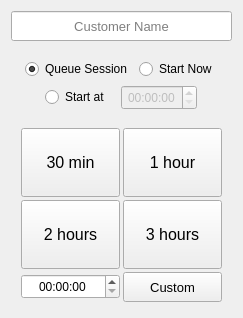
<?xml version="1.0" encoding="UTF-8"?>
<ui version="4.0">
 <class>Form</class>
 <widget class="QWidget" name="Form">
  <property name="geometry">
   <rect>
    <x>0</x>
    <y>0</y>
    <width>243</width>
    <height>318</height>
   </rect>
  </property>
  <property name="windowTitle">
   <string>Create Customer Session</string>
  </property>
  <property name="windowOpacity">
   <double>1.000000000000000</double>
  </property>
  <property name="styleSheet">
   <string notr="true">QWidget {
	font: 10pt &quot;Segoe UI&quot;;
}</string>
  </property>
  <property name="stationID" stdset="0">
   <number>-1</number>
  </property>
  <property name="editID" stdset="0">
   <number>-1</number>
  </property>
  <layout class="QVBoxLayout" stretch="0,0,1">
   <property name="spacing">
    <number>9</number>
   </property>
   <item>
    <widget class="QLineEdit" name="lineEdit_customerName">
     <property name="minimumSize">
      <size>
       <width>0</width>
       <height>30</height>
      </size>
     </property>
     <property name="font">
      <font>
       <family>Segoe UI</family>
       <pointsize>10</pointsize>
       <weight>50</weight>
       <italic>false</italic>
       <bold>false</bold>
      </font>
     </property>
     <property name="alignment">
      <set>Qt::AlignCenter</set>
     </property>
     <property name="placeholderText">
      <string>Customer Name</string>
     </property>
    </widget>
   </item>
   <item alignment="Qt::AlignHCenter|Qt::AlignVCenter">
    <widget class="QFrame" name="frame_mode">
     <property name="sizePolicy">
      <sizepolicy hsizetype="Preferred" vsizetype="Maximum">
       <horstretch>0</horstretch>
       <verstretch>0</verstretch>
      </sizepolicy>
     </property>
     <property name="styleSheet">
      <string notr="true">QWidget {
	font: 9pt &quot;Segoe UI&quot;;
}</string>
     </property>
     <layout class="QGridLayout" name="gridLayout_2">
      <item row="0" column="2" rowspan="2">
       <widget class="QRadioButton" name="radioButton_now">
        <property name="text">
         <string>Start Now</string>
        </property>
       </widget>
      </item>
      <item row="0" column="0" rowspan="2" colspan="2">
       <widget class="QRadioButton" name="radioButton_append">
        <property name="styleSheet">
         <string notr="true"/>
        </property>
        <property name="text">
         <string>Queue Session</string>
        </property>
        <property name="checked">
         <bool>true</bool>
        </property>
       </widget>
      </item>
      <item row="2" column="0" colspan="3">
       <layout class="QHBoxLayout" name="horizontalLayout">
        <property name="spacing">
         <number>0</number>
        </property>
        <property name="leftMargin">
         <number>20</number>
        </property>
        <property name="rightMargin">
         <number>20</number>
        </property>
        <item>
         <widget class="QRadioButton" name="radioButton_startAt">
          <property name="minimumSize">
           <size>
            <width>0</width>
            <height>0</height>
           </size>
          </property>
          <property name="text">
           <string>Start at</string>
          </property>
         </widget>
        </item>
        <item>
         <widget class="QTimeEdit" name="timeEdit_startAt">
          <property name="enabled">
           <bool>false</bool>
          </property>
          <property name="minimumSize">
           <size>
            <width>0</width>
            <height>25</height>
           </size>
          </property>
          <property name="alignment">
           <set>Qt::AlignCenter</set>
          </property>
         </widget>
        </item>
       </layout>
      </item>
     </layout>
    </widget>
   </item>
   <item>
    <widget class="QFrame" name="frame_duration">
     <property name="styleSheet">
      <string notr="true">QWidget {
	font: 12pt &quot;Segoe UI&quot;;
}</string>
     </property>
     <layout class="QGridLayout" name="gridLayout">
      <property name="leftMargin">
       <number>10</number>
      </property>
      <property name="topMargin">
       <number>0</number>
      </property>
      <property name="rightMargin">
       <number>10</number>
      </property>
      <property name="bottomMargin">
       <number>5</number>
      </property>
      <property name="spacing">
       <number>3</number>
      </property>
      <item row="1" column="0">
       <widget class="QPushButton" name="pushButton_2h">
        <property name="sizePolicy">
         <sizepolicy hsizetype="Minimum" vsizetype="Preferred">
          <horstretch>0</horstretch>
          <verstretch>0</verstretch>
         </sizepolicy>
        </property>
        <property name="font">
         <font>
          <family>Segoe UI</family>
          <pointsize>12</pointsize>
         </font>
        </property>
        <property name="text">
         <string>2 hours</string>
        </property>
        <property name="duration" stdset="0">
         <time>
          <hour>2</hour>
          <minute>0</minute>
          <second>0</second>
         </time>
        </property>
       </widget>
      </item>
      <item row="0" column="0">
       <widget class="QPushButton" name="pushButton_30m">
        <property name="sizePolicy">
         <sizepolicy hsizetype="Minimum" vsizetype="Preferred">
          <horstretch>0</horstretch>
          <verstretch>0</verstretch>
         </sizepolicy>
        </property>
        <property name="font">
         <font>
          <family>Segoe UI</family>
          <pointsize>12</pointsize>
         </font>
        </property>
        <property name="text">
         <string>30 min</string>
        </property>
        <property name="duration" stdset="0">
         <time>
          <hour>0</hour>
          <minute>30</minute>
          <second>0</second>
         </time>
        </property>
       </widget>
      </item>
      <item row="1" column="1">
       <widget class="QPushButton" name="pushButton_3h">
        <property name="sizePolicy">
         <sizepolicy hsizetype="Minimum" vsizetype="Preferred">
          <horstretch>0</horstretch>
          <verstretch>0</verstretch>
         </sizepolicy>
        </property>
        <property name="font">
         <font>
          <family>Segoe UI</family>
          <pointsize>12</pointsize>
         </font>
        </property>
        <property name="text">
         <string>3 hours</string>
        </property>
        <property name="duration" stdset="0">
         <time>
          <hour>3</hour>
          <minute>0</minute>
          <second>0</second>
         </time>
        </property>
       </widget>
      </item>
      <item row="0" column="1">
       <widget class="QPushButton" name="pushButton_1h">
        <property name="sizePolicy">
         <sizepolicy hsizetype="Minimum" vsizetype="Preferred">
          <horstretch>0</horstretch>
          <verstretch>0</verstretch>
         </sizepolicy>
        </property>
        <property name="font">
         <font>
          <family>Segoe UI</family>
          <pointsize>12</pointsize>
         </font>
        </property>
        <property name="styleSheet">
         <string notr="true"/>
        </property>
        <property name="text">
         <string>1 hour</string>
        </property>
        <property name="duration" stdset="0">
         <time>
          <hour>1</hour>
          <minute>0</minute>
          <second>0</second>
         </time>
        </property>
       </widget>
      </item>
      <item row="2" column="1">
       <widget class="QPushButton" name="pushButton_custom">
        <property name="minimumSize">
         <size>
          <width>0</width>
          <height>30</height>
         </size>
        </property>
        <property name="font">
         <font>
          <family>Segoe UI</family>
          <pointsize>10</pointsize>
         </font>
        </property>
        <property name="styleSheet">
         <string notr="true">QWidget {
	font: 10pt &quot;Segoe UI&quot;;
}</string>
        </property>
        <property name="text">
         <string>Custom</string>
        </property>
       </widget>
      </item>
      <item row="2" column="0">
       <widget class="QTimeEdit" name="timeEdit_duration">
        <property name="minimumSize">
         <size>
          <width>70</width>
          <height>25</height>
         </size>
        </property>
        <property name="styleSheet">
         <string notr="true">QWidget {
	font: 10pt &quot;Segoe UI&quot;;
}</string>
        </property>
        <property name="alignment">
         <set>Qt::AlignCenter</set>
        </property>
        <property name="buttonSymbols">
         <enum>QAbstractSpinBox::UpDownArrows</enum>
        </property>
        <property name="accelerated">
         <bool>true</bool>
        </property>
        <property name="correctionMode">
         <enum>QAbstractSpinBox::CorrectToNearestValue</enum>
        </property>
        <property name="currentSection">
         <enum>QDateTimeEdit::HourSection</enum>
        </property>
        <property name="calendarPopup">
         <bool>false</bool>
        </property>
       </widget>
      </item>
     </layout>
    </widget>
   </item>
  </layout>
 </widget>
 <resources/>
 <connections/>
</ui>
